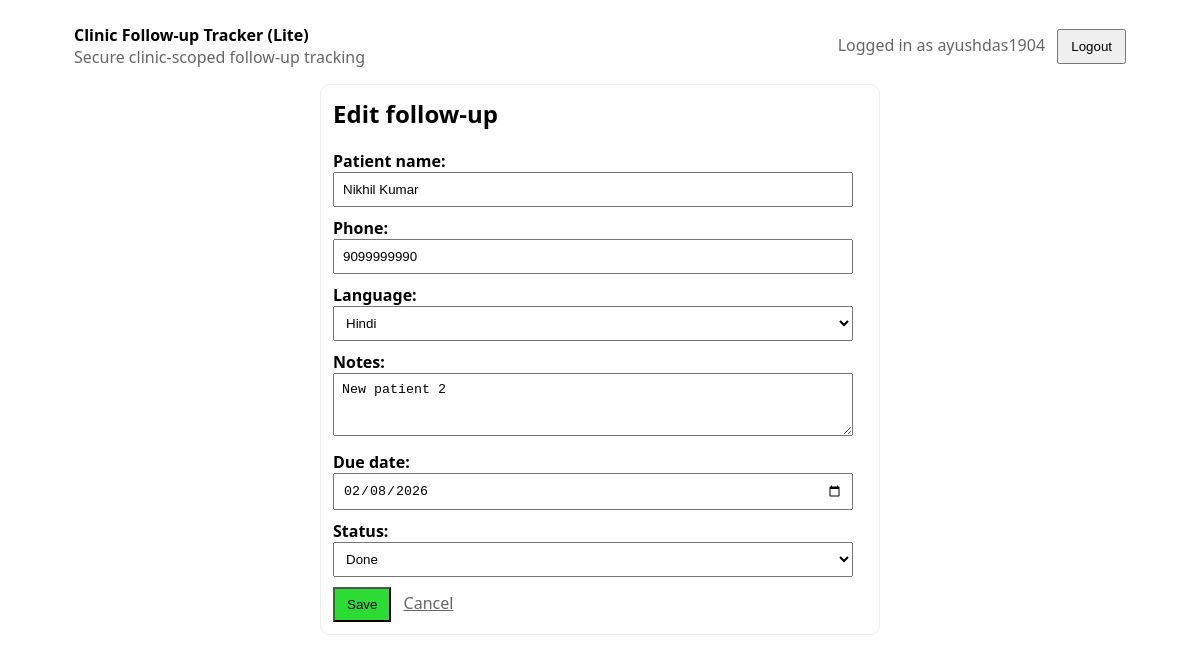
Page /followups/4/edit/ (signed in) on the committed database.
### tracker/models.py (models this page shows, shortened)
class FollowUp(models.Model):
	class Language(models.TextChoices):
		EN = 'en', 'English'
		HI = 'hi', 'Hindi'
	class Status(models.TextChoices):
		PENDING = 'pending', 'Pending'
		DONE = 'done', 'Done'
	clinic = models.ForeignKey(Clinic, on_delete=models.PROTECT, related_name='followups')
	created_by = models.ForeignKey(
		settings.AUTH_USER_MODEL,
		on_delete=models.PROTECT,
		related_name='created_followups',
	)
	patient_name = models.CharField(max_length=255)
	phone = models.CharField(max_length=32)
	language = models.CharField(max_length=2, choices=Language.choices, default=Language.EN)
	notes = models.TextField(blank=True)
	due_date = models.DateField()
	status = models.CharField(max_length=10, choices=Status.choices, default=Status.PENDING)
	public_token = models.CharField(max_length=64, unique=True, editable=False)
	created_at = models.DateTimeField(auto_now_add=True)
	updated_at = models.DateTimeField(auto_now=True)

### tracker/views.py (the view)
# urls.py: path('followups/<int:pk>/edit/', views.followup_edit, name='followup_edit'),
@login_required
def followup_edit(request: HttpRequest, pk: int) -> HttpResponse:
	clinic_ctx = _get_user_clinic_context(request)
	followup = get_object_or_404(FollowUp, pk=pk, clinic_id=clinic_ctx.clinic_id)
	if request.method == 'POST':
		form = FollowUpForm(request.POST, instance=followup)
		if form.is_valid():
			form.save()
			messages.success(request, 'Follow-up updated.')
			return redirect('dashboard')
	else:
		form = FollowUpForm(instance=followup)
	return render(request, 'tracker/followup_form.html', {'form': form, 'mode': 'edit', 'followup': followup})

### tracker/forms.py (shortened to what this page needs)
class FollowUpForm(forms.ModelForm):
    class Meta:
        model = FollowUp
        fields = ['patient_name', 'phone', 'language', 'notes', 'due_date', 'status']
        widgets = {
            'due_date': forms.DateInput(attrs={'type': 'date'}),
            'notes': forms.Textarea(attrs={'rows': 3}),
        }

### tracker/views.py (called while the page is built)
def _get_user_clinic_context(request: HttpRequest) -> ClinicContext:
	try:
		profile: UserProfile = request.user.userprofile  # type: ignore[attr-defined]
	except Exception as exc:
		raise Http404('User profile/clinic not configured') from exc
	return ClinicContext(clinic_id=profile.clinic_id)

### tracker/templates/tracker/followup_form.html (shortened to what this page needs)
{% extends "base.html" %}
{% block content %}
  <div class="card card--center">
    <h2 style="margin-top: 0;">{% if mode == 'edit' %}Edit{% else %}Create{% endif %} follow-up</h2>
    <form method="post">
      {{ form.as_p }}
      <button style="background-color: rgb(45, 219, 53);" type="submit">Save</button>
      <a class="muted" href="{% url 'dashboard' %}" style="margin-left: 8px;">Cancel</a>
    </form>
  </div>
{% endblock %}

### templates/base.html (shortened to what this page needs)
<!doctype html>
<html lang="en">
  <head>
  </head>
  <body>
    <div class="container">
      <header>
        <div>
          <div><strong>Clinic Follow-up Tracker (Lite)</strong></div>
          <div class="muted">Secure clinic-scoped follow-up tracking</div>
        </div>
        <div>
          {% if user.is_authenticated %}
            <span class="muted">Logged in as {{ user.username }}</span>
            <form method="post" action="{% url 'logout' %}" style="display:inline; margin-left: 8px;">
              <button type="submit">Logout</button>
            </form>
          {% endif %}
        </div>
      </header>
      {% block content %}{% endblock %}
    </div>
  </body>
</html>

### templates/base.html (style rules this page uses)
* { box-sizing: border-box; }
body { font-family: system-ui, -apple-system, Segoe UI, Roboto, Helvetica, Arial, sans-serif; margin: 0; }
header { display: flex; justify-content: space-between; align-items: center; margin-bottom: 16px; }
.muted { color: #666; }
.container { max-width: 1100px; margin: 0 auto; padding: 24px; }
.card { border: 1px solid #eee; border-radius: 10px; padding: 12px; margin: 12px 0; }
.card--center { max-width: 560px; margin-left: auto; margin-right: auto; }
label { display: block; font-weight: 600; margin-top: 8px; }
input, select, textarea { width: min(520px, 100%); padding: 8px; }
button { padding: 8px 12px; cursor: pointer; }
form p { margin: 10px 0; }

### rows in the picture
FollowUp: patient_name "Nikhil Kumar", phone "9099999990", language "Hindi", notes "New patient 2", due_date "02/08/2026", status "Done"

### other values in the picture
{{ user.username }} "ayushdas1904"
